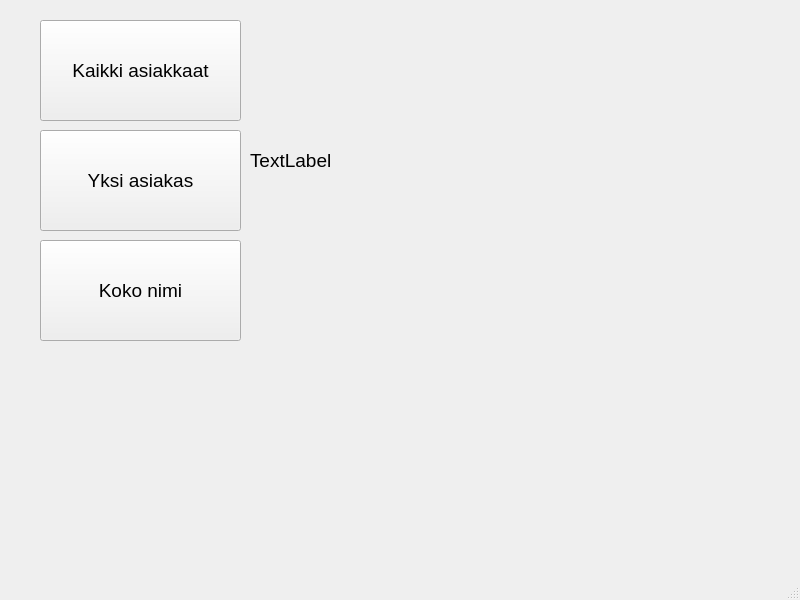
<?xml version="1.0" encoding="UTF-8"?>
<ui version="4.0">
 <class>MainWindow</class>
 <widget class="QMainWindow" name="MainWindow">
  <property name="geometry">
   <rect>
    <x>0</x>
    <y>0</y>
    <width>800</width>
    <height>600</height>
   </rect>
  </property>
  <property name="windowTitle">
   <string>MainWindow</string>
  </property>
  <widget class="QWidget" name="centralwidget">
   <widget class="QPushButton" name="btnGetAllPersons">
    <property name="geometry">
     <rect>
      <x>40</x>
      <y>20</y>
      <width>201</width>
      <height>101</height>
     </rect>
    </property>
    <property name="font">
     <font>
      <pointsize>14</pointsize>
     </font>
    </property>
    <property name="text">
     <string>Kaikki asiakkaat</string>
    </property>
   </widget>
   <widget class="QPushButton" name="btnGetOnePerson">
    <property name="geometry">
     <rect>
      <x>40</x>
      <y>130</y>
      <width>201</width>
      <height>101</height>
     </rect>
    </property>
    <property name="font">
     <font>
      <pointsize>14</pointsize>
     </font>
    </property>
    <property name="text">
     <string>Yksi asiakas</string>
    </property>
   </widget>
   <widget class="QPushButton" name="btnGetFullName">
    <property name="geometry">
     <rect>
      <x>40</x>
      <y>240</y>
      <width>201</width>
      <height>101</height>
     </rect>
    </property>
    <property name="font">
     <font>
      <pointsize>14</pointsize>
     </font>
    </property>
    <property name="text">
     <string>Koko nimi</string>
    </property>
   </widget>
   <widget class="QLabel" name="labelResult">
    <property name="geometry">
     <rect>
      <x>250</x>
      <y>30</y>
      <width>191</width>
      <height>261</height>
     </rect>
    </property>
    <property name="font">
     <font>
      <pointsize>14</pointsize>
     </font>
    </property>
    <property name="text">
     <string>TextLabel</string>
    </property>
   </widget>
  </widget>
  <widget class="QMenuBar" name="menubar">
   <property name="geometry">
    <rect>
     <x>0</x>
     <y>0</y>
     <width>800</width>
     <height>20</height>
    </rect>
   </property>
  </widget>
  <widget class="QStatusBar" name="statusbar"/>
 </widget>
 <resources/>
 <connections/>
</ui>
